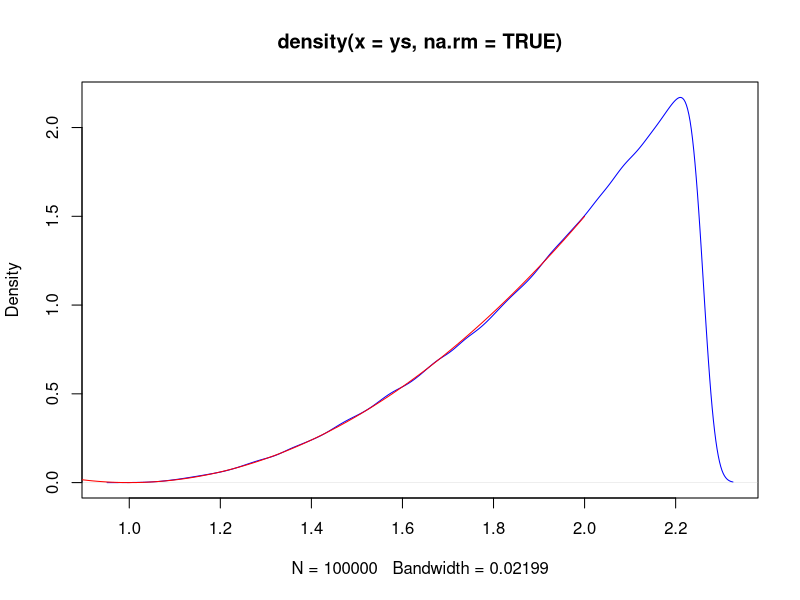
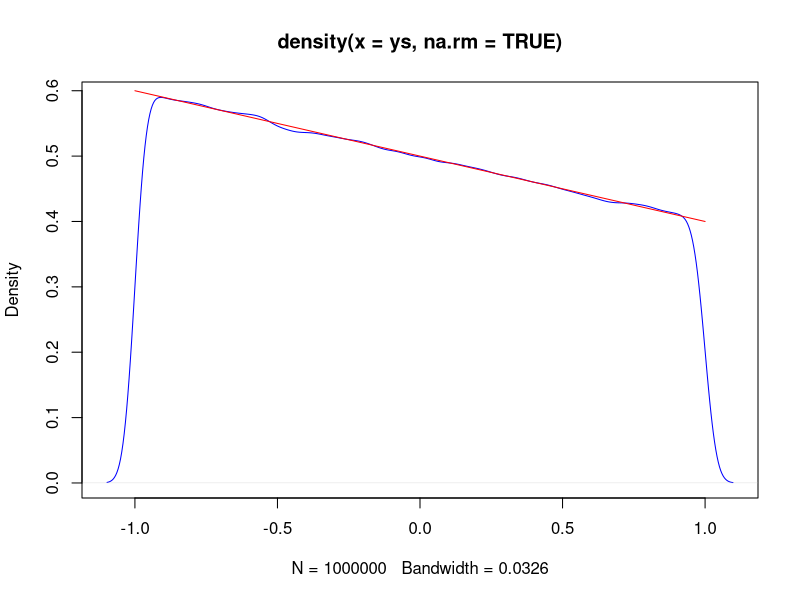

Recreate these plots in R, in order.
## ---- chunk 1
library(knitr)
opts_chunk$set(echo = TRUE)
#Color Format
colFmt = function(x,color){
  outputFormat = opts_knit$get("rmarkdown.pandoc.to")
  if(outputFormat == 'latex')
    paste("\\textcolor{",color,"}{",x,"}",sep="")
  else if(outputFormat == 'html')
    paste("<font color='",color,"'>",x,"</font>",sep="")
  else
    x
}
#Box Format
boxFmt = function(x){
  outputFormat = opts_knit$get("rmarkdown.pandoc.to")
  if(outputFormat == 'latex')
    paste("\\fbox{",x,"}")
  else if(outputFormat == 'html')
    paste("<span class=\"boxed\">",x,"</span>")
  else
    x
}
boxed <- boxFmt
## ---- chunk 2
library(tidyverse)
library(readxl)
## ---- chunk 3
set.seed(12345)
## ---- chunk 4
set.seed(12345)
#basic MC simulation
dat<-replicate(1000, runif(5, min=0, max=3))

#this step takes the product of each column of 5 random uniform vbls
prods<-apply(dat, 2, prod)
#computes the basic MC estimate for P(U1*U2*U3*U4*U5)
mean(prods<0.02)
#compute SE of estimate
sd(prods<0.02)/sqrt(1000)
## ---- chunk 5
set.seed(12345)
#write gbas parent function
gbas <- function(k, coin) {
  total <- 0
  n <- 0
  while (total < k) {
    total <- total + coin()
    n <- n + 1 }
return((k - 1) / rgamma(1, n, 1)) 
}

#write coin function
f_coin <- function() {
  U_s<-runif(5, min=0, max=3)
  return(as.integer(prod(U_s) < 0.02))
}

gbas_pred<-gbas(k=1000, coin=f_coin)
gbas_pred
## ---- chunk 6
1-(pgamma(1/0.9, 1000, 999)-pgamma(1/1.1, 1000, 999))
## ---- chunk 7
set.seed(12345)
#basic monte carlo
coords<-replicate(1000, runif(4, min=0, max=1))
foi<-function(vec){
  sqrt((vec[1]-vec[3])^2+(vec[2]-vec[4])^2)
}

dists<-apply(coords, MARGIN=2, FUN=foi)
#calculate probability of distance being greater than 0.5
mean(dists>0.5)

#SE
sd(dists>0.5)/sqrt(1000)
## ---- chunk 8
set.seed(12345)
#write gbas parent function
gbas <- function(k, coin) {
  total <- 0
  n <- 0
  while (total < k) {
    total <- total + coin()
    n <- n + 1 }
return((k - 1) / rgamma(1, n, 1)) 
}

#write coin function
f_coin <- function() {
  U_s<-runif(4, min=0, max=1)
  return(as.integer(foi(U_s) > 0.5))
}

gbas_pred<-gbas(k=1000, coin=f_coin)
gbas_pred
## ---- chunk 9
set.seed(12345)
#basic MC
U_s<-replicate(1000, runif(2, 0, 1))
V1s<-apply(U_s, MARGIN=2, FUN=function(vec){vec[1]+vec[2]})
mean(V1s>1.5)
## ---- chunk 10
set.seed(12345)
#basic MC
U_s<-replicate(1000, runif(2, 0, 1))
V2s<-apply(U_s, MARGIN=2, FUN=function(vec){vec[1]-vec[2]})
mean(V2s>0.5)
## ---- chunk 11
set.seed(12345)
#basic MC
U_s<-replicate(1000, runif(2, 0, 1))
V1s<-apply(U_s, MARGIN=2, FUN=function(vec){vec[1]+vec[2]})
V2s<-apply(U_s, MARGIN=2, FUN=function(vec){vec[1]-vec[2]})
mean(V1s>1.5 & V2s>0.5)
## ---- chunk 12
#water_flow generates one random flow value
water_flow<-function(){
  r1<-runif(1, 50, 100)
  r2<-runif(1, 20, 30)
  r3<-runif(1, 40, 45)
  return(r1+r2+r3)
}

#calculate 100000 random flows
flows<-replicate(10^5, water_flow())

#basic MC estimate of the probability
mean(flows>115)
sd(flows>115)/sqrt(10^5)
## ---- chunk 13
x <- c(3.6, 1.8, 3.3, 2.3, 4.5, 2.9)
y <- c(79, 54, 74, 62, 85, 55)
## ---- chunk 14
cor(x, y)
## ---- chunk 15
set.seed(12345)
#function that computes correlation between random draws from above distributions
cor_null<-function(){
  x_norms<-rnorm(6, mean=3.1, sd=1)
  y_norms<-rnorm(6, mean=68.2, sd=13)
  return(cor(x_norms, y_norms))
}

#replicate function call
correlations_under_null<-replicate(1000, cor_null())

mean(correlations_under_null>0.8980788)
sd(correlations_under_null>0.8980788)/sqrt(1000)
## ---- chunk 16
#write function that computes probability of being more than 5% away from true answer
epsilon=0.05
delta=10^-6
foo<-function(k){1-(pgamma(1/(1-0.05), k, k-1)-pgamma(1/(1+0.05), k, k-1))}

#run function over a grid of k values and return first entry that is less than 10^-6
search_grid<-5000:10000
index=head(which(foo(search_grid)<10^-6), 1)

#return smallest k that satisfies
search_grid[index]
## ---- chunk 17
xs<-runif(100000, min=0, max=1)
ys<-(2*xs)^(1/3) + 1

x<-seq(0, 2, by=0.01)
y<-1.5*(x-1)^2

density(ys, na.rm=TRUE) %>% plot(col="blue")
lines(x, y, col="red")
## ---- chunk 18
set.seed(12345)
xs<-runif(1000000, min=0, max=1)
ys<-5-sqrt(36-20*xs)

x<-seq(-1, 1, by=0.01)
y<-0.5-0.1*x

density(ys, na.rm=TRUE) %>% plot(col="blue")
lines(x, y, col="red")
## ---- chunk 19
set.seed(12345)
xs<-runif(1000, min=0, max=1)
ys<-5-sqrt(36-20*xs)
var(ys)
